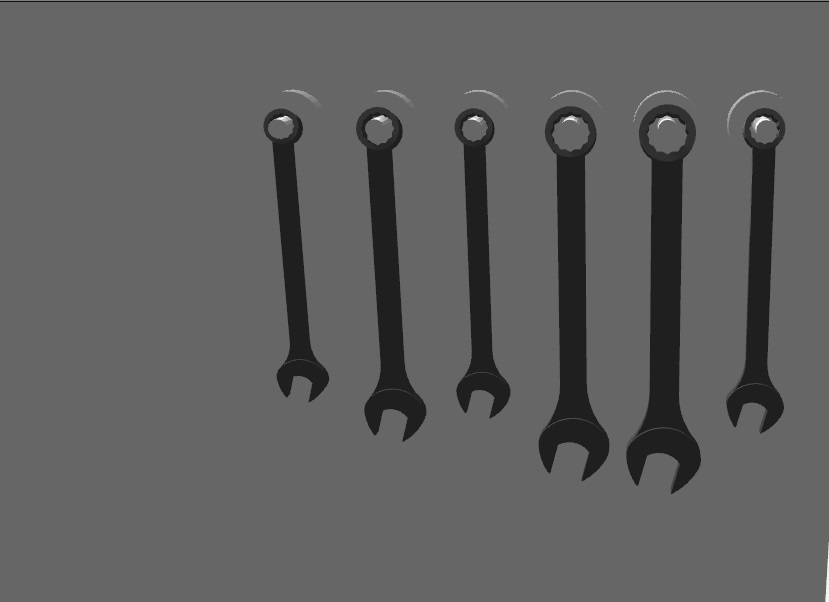
#> input picture 2.jpg, 829 x 602 px
$ python -i image_segmentation.py   (imports and definitions only)
#> lines starting #> are read from the running program, lines starting #| are printed output that depends on the picture; after the words box and inside, x2 and y2 are one past the last pixel; in counts of white or black regions, pixels touching at a corner belong together
#> further down, picture is the input picture: shape (602, 829, 3); min 16, max 255, mean 94.6
# -*- coding: utf-8 -*-
"""
image_segmentation_length.py

Conversion of MATLAB code to python 2.7
Stefan Kraft, November 15, 2016
"""

import cv2
import numpy as np

def image_segmentation(img1):
    img2 = np.copy(img1)
    img2 = cv2.cvtColor(img2, cv2.COLOR_BGR2GRAY)
    img2 = cv2.medianBlur(img2,3)
    threshold = 3

    ret,final = cv2.threshold(img2, 0, 255,cv2.THRESH_BINARY + cv2.THRESH_OTSU)
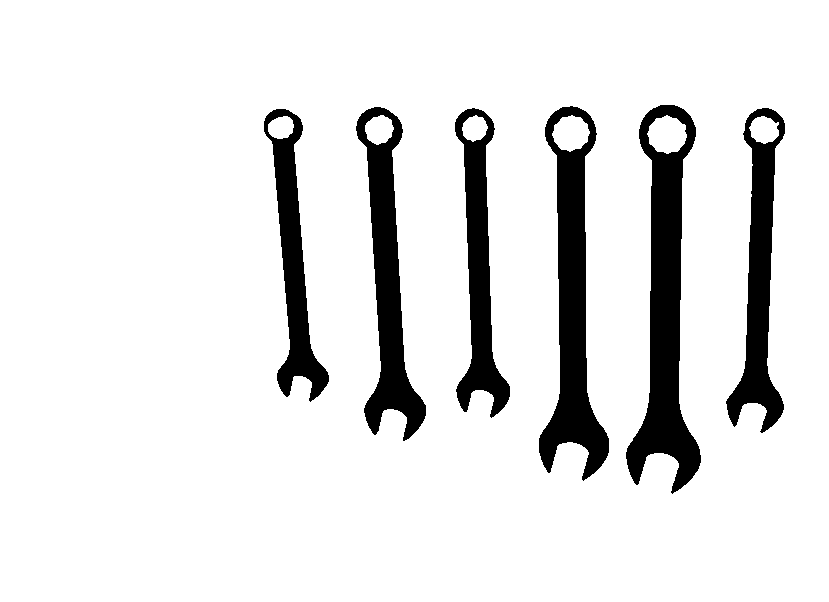
#> final: shape (602, 829); 89.3% white; 6 black regions
#> ret = 67
    (cnts, _) = cv2.findContours(final.copy(), cv2.RETR_LIST, cv2.CHAIN_APPROX_SIMPLE)
#> cnts = 13 contours; largest, box (x1, y1, x2, y2) and area: (0, 0, 829, 602) 497628, (625, 104, 702, 495) 14040, (538, 105, 610, 482) 12363, (355, 106, 427, 442) 9810, (725, 107, 786, 434) 8604
    mask = np.ones(final.shape[:2], dtype="uint8") * 255

    # loop over the contours
    for c in cnts:
        area = cv2.contourArea(c)
        if area < threshold:
            cv2.drawContours(mask,[c], -1, 0, -1)
#> this loop made 13 passes
#> area on passes 1 to 12: 575, 430.5, 1082.5, 958.5, 467, 595.5, 7250.5, 8604.5, 7809.5, 9810, 12363, 14040
#> (c, area) on pass 13: ([[0, 0], [0, 601], [828, 601], [828, 0]], 497628)
#> mask: shape (602, 829); every value is 255
    final2 = cv2.bitwise_and(final, final, mask=mask)

    kernel = cv2.getStructuringElement(cv2.MORPH_ELLIPSE,(36,36))
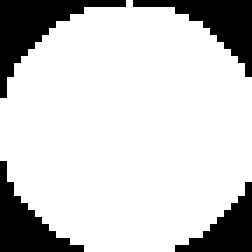
#> kernel: shape (36, 36) (shown 7 times larger); values 0 (black) and 1 (white), 80.2% white; 4 black regions, box (x1, y1, x2, y2) and area: (0, 0, 18, 14) 80, (19, 0, 36, 11) 66, (0, 23, 12, 36) 62, (25, 26, 36, 36) 49
    remove = cv2.morphologyEx(final2, cv2.MORPH_OPEN, kernel)
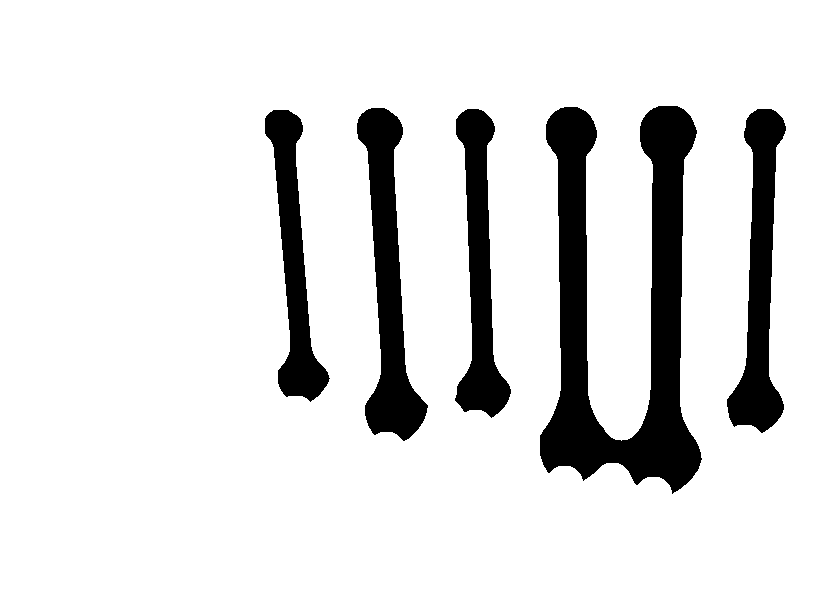
#> remove: shape (602, 829); 87.6% white; 5 black regions, box (x1, y1, x2, y2) and area: (540, 106, 702, 494) 27676, (357, 108, 428, 441) 10040, (727, 109, 786, 433) 8813, (455, 109, 511, 418) 7957, (265, 110, 330, 402) 7305
    remove = (255-remove)
    #remove = cv2.morphologyEx(remove, cv2.MORPH_CLOSE, kernel)
    return remove, img2

>>> import cv2
>>> picture = cv2.imread('2.jpg')
>>> result = image_segmentation(picture)
